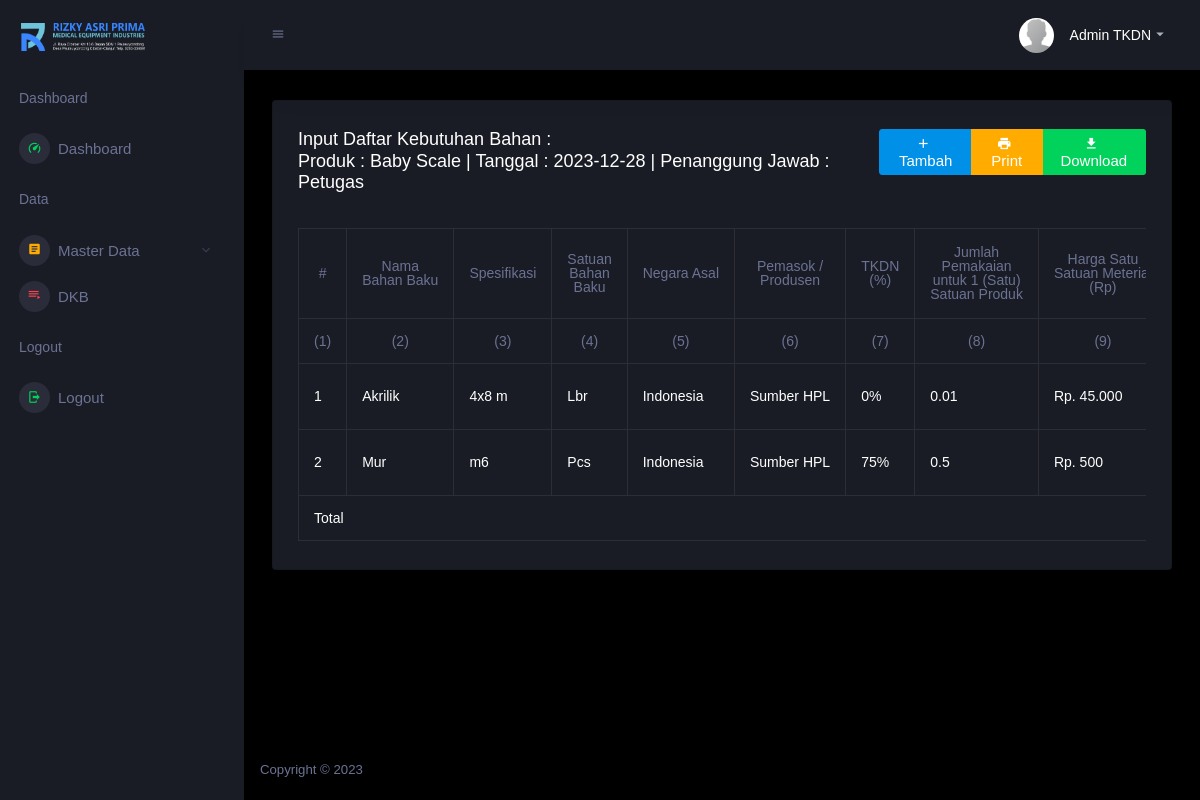
The page /view_dkb/dkb.php?id_produk=1 (signed in) on the database its author committed.
### tables this page shows
CREATE TABLE `users` (
  `id_user` int(11) NOT NULL,
  `nama` varchar(255) NOT NULL,
  `email` varchar(255) NOT NULL,
  `username` varchar(255) NOT NULL,
  `password` varchar(255) NOT NULL,
  `image` varchar(255) NOT NULL,
  `role_id` int(11) NOT NULL
);

CREATE TABLE `produk` (
  `id_produk` int(11) NOT NULL,
  `nama_produk` varchar(255) NOT NULL,
  `penanggung_jawab` int(11) NOT NULL,
  `tanggal` date NOT NULL
);

CREATE TABLE `dkb` (
  `id_dkb` int(11) NOT NULL,
  `bahan_baku_id` int(11) NOT NULL,
  `tkdn` float NOT NULL,
  `qty_pemakaian` float NOT NULL,
  `kdn` float NOT NULL,
  `kln` float NOT NULL,
  `total` float NOT NULL,
  `produk_id` int(11) NOT NULL
);

CREATE TABLE `bahan_baku` (
  `id_bahan_baku` int(11) NOT NULL,
  `nama_bahan_baku` varchar(255) NOT NULL,
  `satuan` varchar(255) NOT NULL,
  `spesifikasi` text NOT NULL,
  `foto` varchar(255) NOT NULL,
  `produsen_id` int(11) NOT NULL,
  `harga_satuan` int(11) NOT NULL
);

CREATE TABLE `produsen` (
  `id_produsen` int(11) NOT NULL,
  `nama_produsen` varchar(255) NOT NULL,
  `alamat` text NOT NULL,
  `negara` varchar(255) NOT NULL,
  `phone` varchar(255) NOT NULL
);

### functions.php (called while the page is built, shortened)
<?php
$conn = mysqli_connect("localhost", "root", "", "db_tkdn");
function query($query)
{
    global $conn;
    $result = mysqli_query($conn, $query);
    $rows = [];
    while ($row = mysqli_fetch_assoc($result)) {
        $rows[] = $row;
    }
    return $rows;
}

### view_dkb/dkb.php (the view, shortened to what this page needs)
<?php
include "../templates/header.php";
$id_produk = $_GET["id_produk"];
$p = query(
    "SELECT * FROM produk
    INNER JOIN users ON produk.penanggung_jawab = users.id_user
    WHERE id_produk = $id_produk"
)[0];
$dkb = query(
    "SELECT * FROM dkb
    INNER JOIN bahan_baku ON dkb.bahan_baku_id = bahan_baku.id_bahan_baku
    INNER JOIN produsen ON bahan_baku.produsen_id = produsen.id_produsen
    WHERE produk_id = $id_produk
    ");
?>
<div class="row">
    <div class="col-12 grid-margin stretch-card">
        <div class="card">
            <div class="card-body">
                <div class="d-flex row mb-3">
                    <div class="col-12 col-md-8">
                        <h4 class="card-title">Input Daftar Kebutuhan Bahan : <br>
                            Produk :
                            <?= $p["nama_produk"]; ?> |
                            Tanggal :
                            <?= $p["tanggal"]; ?> |
                            Penanggung Jawab :
                            <?= $p["nama"]; ?>
                        </h4>
                    </div>
                    <div class="col-12 col-md-4">
                        <div class="btn-group w-100">
                            <a href="dkb_add.php?id_produk=<?= $id_produk; ?>" class="btn btn-primary text-white">
                                <i class="mdi mdi-plus"></i> Tambah
                            </a>
                            <a href="dkb_print.php?id_produk=<?= $id_produk; ?>" class="btn btn-warning text-white"
                                target="_blank">
                                <i class="mdi mdi-printer"></i> Print
                            </a>
                            <a href="dkb_download.php?id_produk=<?= $id_produk; ?>" class="btn btn-success text-white"
                                target="_blank">
                                <i class="mdi mdi-download"></i> Download
                            </a>
                        </div>
                    </div>
                </div>
                <div class="table-responsive">
                    <table class="table table-bordered text-white">
                        <thead>
                            <tr>
                                <th rowspan="2" class="text-center"> # </th>
                                <th rowspan="2" class="text-center"> Nama <br> Bahan Baku </th>
                                <th rowspan="2" class="text-center"> Spesifikasi </th>
                                <th rowspan="2" class="text-center"> Satuan <br> Bahan <br> Baku </th>
                                <th rowspan="2" class="text-center"> Negara Asal </th>
                                <th rowspan="2" class="text-center"> Pemasok / <br> Produsen </th>
                                <th rowspan="2" class="text-center"> TKDN <br> (%) </th>
                                <th rowspan="2" class="text-center"> Jumlah <br> Pemakaian <br> untuk 1 (Satu) <br>
                                    Satuan Produk </th>
                                <th rowspan="2" class="text-center"> Harga Satu <br> Satuan Meterial <br> (Rp) </th>
                            </tr>
                            <tr>
                            </tr>
                            <tr>
                                <th class="text-center">(1)</th>
                                <th class="text-center">(2)</th>
                                <th class="text-center">(3)</th>
                                <th class="text-center">(4)</th>
                                <th class="text-center">(5)</th>
                                <th class="text-center">(6)</th>
                                <th class="text-center">(7)</th>
                                <th class="text-center">(8)</th>
                                <th class="text-center">(9)</th>
                            </tr>
                        </thead>
                        <tbody>
                            <?php $i = 1; ?>
                            <?php foreach ($dkb as $d): ?>
                                <tr>
                                    <td>
                                        <?= $i; ?>
                                    </td>
                                    <td>
                                        <?= $d["nama_bahan_baku"]; ?>
                                    </td>
                                    <td>
                                        <?= $d["spesifikasi"]; ?>
                                    </td>
                                    <td>
                                        <?= $d["satuan"]; ?>
                                    </td>
                                    <td>
                                        <?= $d["negara"]; ?>
                                    </td>
                                    <td>
                                        <?= $d["nama_produsen"]; ?>
                                    </td>
                                    <td>
                                        <?= $d["tkdn"]; ?>%
                                    </td>
                                    <td>
                                        <?= $d["qty_pemakaian"]; ?>
                                    </td>
                                    <td>
                                        Rp.
                                        <?= number_format($d["harga_satuan"], 0, ',', '.'); ?>
                                    </td>
                                </tr>
                                <?php $i++; ?>
                            <?php endforeach; ?>
                            <tr>
                                <td colspan="9" class="text-right">Total</td>
                            </tr>
                        </tbody>
                    </table>
                </div>
            </div>
        </div>
    </div>
</div>
<?php
include "../templates/footer.php";
?>

### templates/nav.php (shortened to what this page needs)
<div class="container-fluid page-body-wrapper">
    <nav class="navbar p-0 fixed-top d-flex flex-row">
        <div class="navbar-menu-wrapper flex-grow d-flex align-items-stretch">
            <button class="navbar-toggler navbar-toggler align-self-center" type="button" data-toggle="minimize">
                <span class="mdi mdi-menu"></span>
            </button>
            <ul class="navbar-nav navbar-nav-right">
                <li class="nav-item dropdown">
                    <a class="nav-link" id="profileDropdown" href="#" data-bs-toggle="dropdown">
                        <div class="navbar-profile">
                            <img class="img-xs rounded-circle" src="../assets/images/faces/avatar-default.jpg" alt="">
                            <p class="mb-0 d-none d-sm-block navbar-profile-name">
                                <?= $user["nama"]; ?>
                            </p>
                            <i class="mdi mdi-menu-down d-none d-sm-block"></i>
                        </div>
                    </a>
                </li>
            </ul>
        </div>
    </nav>

### rows shown on the page
users: nama "Admin TKDN"
produk: nama_produk "Baby Scale", tanggal "2023-12-28", users.nama "Petugas"
dkb: bahan_baku.nama_bahan_baku "Akrilik", bahan_baku.spesifikasi "4x8 m", bahan_baku.satuan "Lbr", produsen.negara "Indonesia", produsen.nama_produsen "Sumber HPL", tkdn "0", qty_pemakaian "0.01", bahan_baku.harga_satuan "45.000"
dkb: bahan_baku.nama_bahan_baku "Mur", bahan_baku.spesifikasi "m6", bahan_baku.satuan "Pcs", produsen.negara "Indonesia", produsen.nama_produsen "Sumber HPL", tkdn "75", qty_pemakaian "0.5", bahan_baku.harga_satuan "500"
